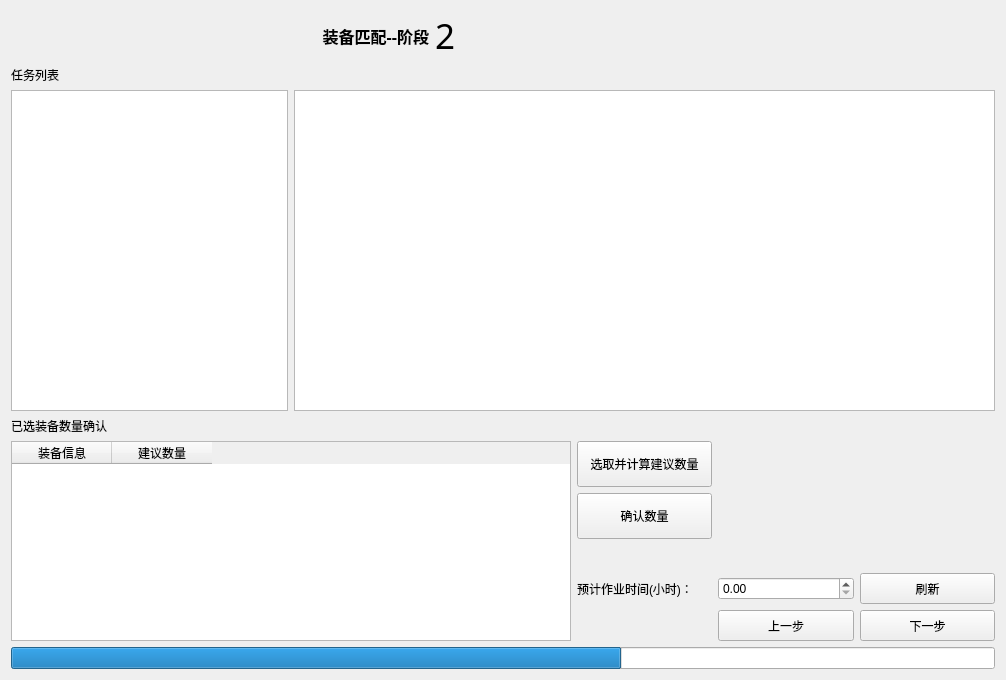
<?xml version="1.0" encoding="UTF-8"?>
<ui version="4.0">
 <class>matcheqp</class>
 <widget class="QWidget" name="matcheqp">
  <property name="geometry">
   <rect>
    <x>0</x>
    <y>0</y>
    <width>1006</width>
    <height>680</height>
   </rect>
  </property>
  <property name="windowTitle">
   <string>选择装备</string>
  </property>
  <layout class="QGridLayout" name="gridLayout">
   <item row="4" column="4">
    <widget class="QPushButton" name="pb_next">
     <property name="minimumSize">
      <size>
       <width>0</width>
       <height>46</height>
      </size>
     </property>
     <property name="text">
      <string>选取并计算建议数量</string>
     </property>
    </widget>
   </item>
   <item row="4" column="0" rowspan="5" colspan="4">
    <widget class="QTableWidget" name="tableWidget_result">
     <property name="minimumSize">
      <size>
       <width>0</width>
       <height>200</height>
      </size>
     </property>
     <column>
      <property name="text">
       <string>装备信息</string>
      </property>
     </column>
     <column>
      <property name="text">
       <string>建议数量</string>
      </property>
     </column>
    </widget>
   </item>
   <item row="2" column="2" colspan="5">
    <widget class="QTableWidget" name="tableWidget_2">
     <attribute name="horizontalHeaderVisible">
      <bool>false</bool>
     </attribute>
     <attribute name="verticalHeaderVisible">
      <bool>false</bool>
     </attribute>
     <column>
      <property name="text">
       <string>装备信息</string>
      </property>
     </column>
     <column>
      <property name="text">
       <string>启用</string>
      </property>
     </column>
     <column>
      <property name="text">
       <string>最大数量</string>
      </property>
     </column>
    </widget>
   </item>
   <item row="1" column="0">
    <widget class="QLabel" name="label">
     <property name="text">
      <string>任务列表</string>
     </property>
    </widget>
   </item>
   <item row="3" column="0">
    <widget class="QLabel" name="label_2">
     <property name="text">
      <string>已选装备数量确认</string>
     </property>
    </widget>
   </item>
   <item row="2" column="0" colspan="2">
    <widget class="QTableWidget" name="tableWidget">
     <attribute name="horizontalHeaderVisible">
      <bool>false</bool>
     </attribute>
     <attribute name="horizontalHeaderDefaultSectionSize">
      <number>80</number>
     </attribute>
     <attribute name="verticalHeaderVisible">
      <bool>false</bool>
     </attribute>
     <column>
      <property name="text">
       <string>任务</string>
      </property>
     </column>
     <column>
      <property name="text">
       <string>任务量</string>
      </property>
     </column>
    </widget>
   </item>
   <item row="8" column="6">
    <widget class="QPushButton" name="pb_realnext">
     <property name="minimumSize">
      <size>
       <width>0</width>
       <height>31</height>
      </size>
     </property>
     <property name="text">
      <string>下一步</string>
     </property>
    </widget>
   </item>
   <item row="9" column="0" colspan="7">
    <widget class="QProgressBar" name="progressBar">
     <property name="value">
      <number>62</number>
     </property>
     <property name="textVisible">
      <bool>false</bool>
     </property>
     <property name="orientation">
      <enum>Qt::Horizontal</enum>
     </property>
     <property name="textDirection">
      <enum>QProgressBar::TopToBottom</enum>
     </property>
    </widget>
   </item>
   <item row="7" column="4">
    <widget class="QLabel" name="label_shortest">
     <property name="text">
      <string>预计作业时间(小时)：</string>
     </property>
    </widget>
   </item>
   <item row="7" column="6">
    <widget class="QPushButton" name="pb_flush_time">
     <property name="minimumSize">
      <size>
       <width>0</width>
       <height>31</height>
      </size>
     </property>
     <property name="text">
      <string>刷新</string>
     </property>
    </widget>
   </item>
   <item row="8" column="5">
    <widget class="QPushButton" name="pb_back">
     <property name="minimumSize">
      <size>
       <width>0</width>
       <height>31</height>
      </size>
     </property>
     <property name="text">
      <string>上一步</string>
     </property>
    </widget>
   </item>
   <item row="5" column="4">
    <widget class="QPushButton" name="pb_conferm">
     <property name="minimumSize">
      <size>
       <width>0</width>
       <height>46</height>
      </size>
     </property>
     <property name="text">
      <string>确认数量</string>
     </property>
    </widget>
   </item>
   <item row="7" column="5">
    <widget class="QDoubleSpinBox" name="doubleSpinBox_time">
     <property name="maximum">
      <double>99999999.000000000000000</double>
     </property>
    </widget>
   </item>
   <item row="0" column="3">
    <widget class="QLabel" name="label_stage">
     <property name="font">
      <font>
       <family>Bernard MT Condensed</family>
       <pointsize>26</pointsize>
       <weight>50</weight>
       <bold>false</bold>
      </font>
     </property>
     <property name="text">
      <string>2</string>
     </property>
    </widget>
   </item>
   <item row="0" column="2">
    <widget class="QLabel" name="label_3">
     <property name="font">
      <font>
       <family>Adobe Gothic Std B</family>
       <pointsize>12</pointsize>
       <weight>75</weight>
       <bold>true</bold>
      </font>
     </property>
     <property name="text">
      <string>装备匹配--阶段</string>
     </property>
     <property name="alignment">
      <set>Qt::AlignRight|Qt::AlignTrailing|Qt::AlignVCenter</set>
     </property>
    </widget>
   </item>
  </layout>
 </widget>
 <resources/>
 <connections/>
</ui>
